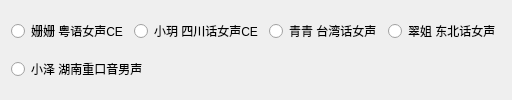
               <widget class="QWidget" name="tab_5">
                <attribute name="title">
                 <string>方言场景</string>
                </attribute>
                <layout class="QGridLayout" name="gridLayout_7">
                 <item row="0" column="0">
                  <widget class="QRadioButton" name="Shanshan">
                   <property name="text">
                    <string>姗姗 粤语女声CE</string>
                   </property>
                   <attribute name="buttonGroup">
                    <string notr="true">per_ali</string>
                   </attribute>
                  </widget>
                 </item>
                 <item row="0" column="1">
                  <widget class="QRadioButton" name="Xiaoyue">
                   <property name="text">
                    <string>小玥 四川话女声CE</string>
                   </property>
                   <attribute name="buttonGroup">
                    <string notr="true">per_ali</string>
                   </attribute>
                  </widget>
                 </item>
                 <item row="0" column="2">
                  <widget class="QRadioButton" name="Qingqing">
                   <property name="text">
                    <string>青青 台湾话女声</string>
                   </property>
                   <attribute name="buttonGroup">
                    <string notr="true">per_ali</string>
                   </attribute>
                  </widget>
                 </item>
                 <item row="0" column="3">
                  <widget class="QRadioButton" name="Cuijie">
                   <property name="text">
                    <string>翠姐 东北话女声</string>
                   </property>
                   <attribute name="buttonGroup">
                    <string notr="true">per_ali</string>
                   </attribute>
                  </widget>
                 </item>
                 <item row="1" column="0" colspan="2">
                  <widget class="QRadioButton" name="Xiaoze">
                   <property name="text">
                    <string>小泽 湖南重口音男声</string>
                   </property>
                   <attribute name="buttonGroup">
                    <string notr="true">per_ali</string>
                   </attribute>
                  </widget>
                 </item>
                </layout>
               </widget>
